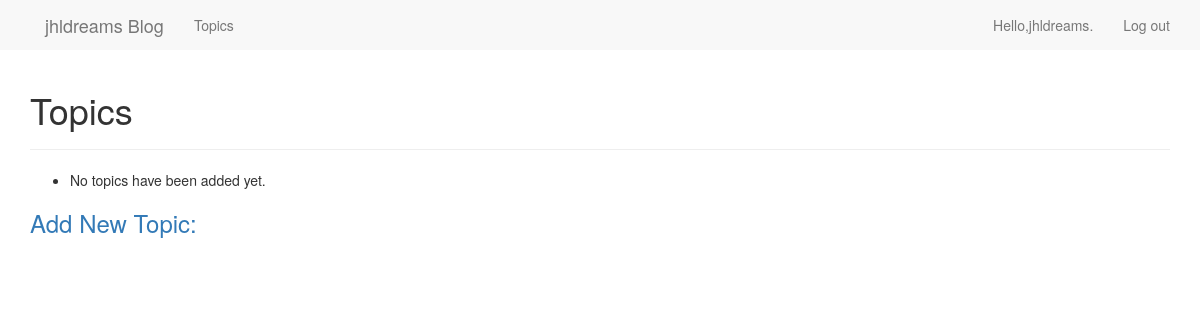
The app's page /topics/ (signed in), older data.
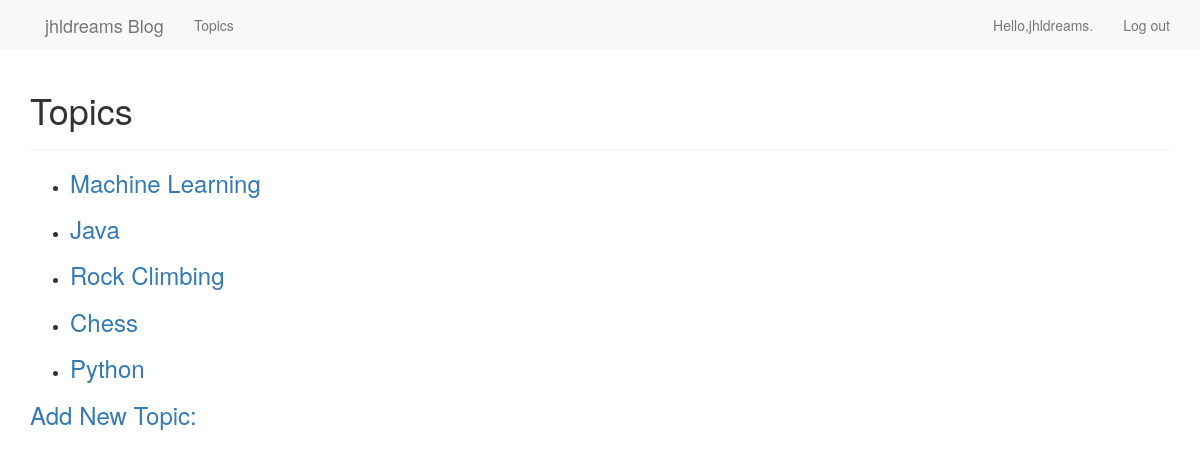
The same page, newer data.
### learning_logs/models.py (models this page shows)
class Topic(models.Model):
    text = models.CharField(max_length=200)
    date_added = models.DateTimeField(auto_now_add=True)
    owner = models.ForeignKey(User)
    def __str__(self):
        return self.text

### learning_logs/views.py (the view)
# urls.py: url(r'^topics/$', views.topics, name='topics'),
@login_required
def topics(request):
    tps = Topic.objects.filter(owner=request.user).order_by('-date_added')
    context = {'topics': tps}
    return render(request, 'learning_logs/topics.html', context)

### learning_logs/templates/learning_logs/topics.html (shortened to what this page needs)
<!DOCTYPE html>
<html lang="en">
<head>
</head>
<body>
    {% extends 'learning_logs/base.html' %}
    {% block header %}
        <h1>Topics</h1>
    {% endblock header %}
    {% block content %}
        <ul>
            {% for topic in topics %}
                <li>
                    <h3><a href="{% url 'learning_logs:topic' topic.id %}">{{ topic }}</a></h3>
                </li>
            {% empty %}
                <li>No topics have been added yet.</li>
            {% endfor %}
        </ul>
        <h3><a href="{% url 'learning_logs:new_topic' %}">Add New Topic:</a></h3>
    {% endblock content %}

Row changes from the older to the newer data that the page shows:
now on this page (row edited): Topic: text "Machine Learning"
now on this page (row edited): Topic: text "Java"
now on this page (row edited): Topic: text "Rock Climbing"
now on this page (row edited): Topic: text "Chess"
now on this page (row edited): Topic: text "Python"
Text that changed along with them:
text no longer shown: "No topics have been added yet."
